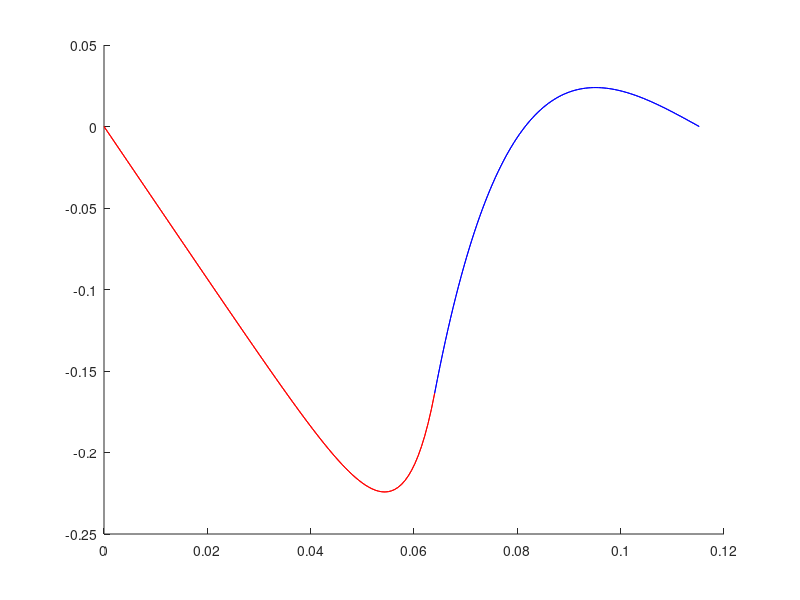
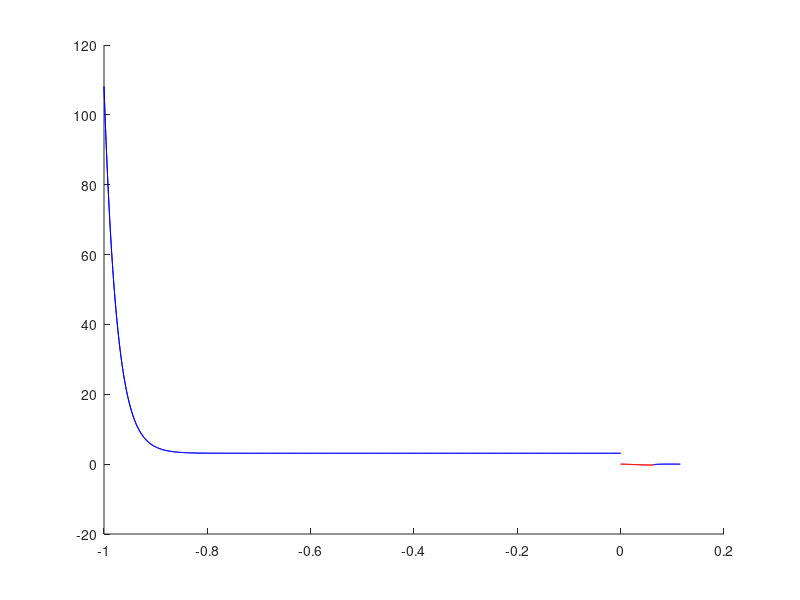
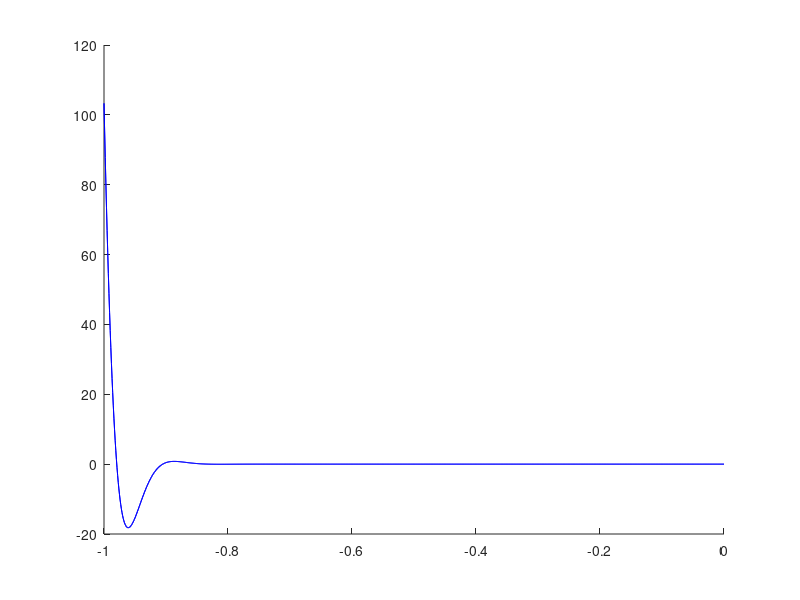

These charts were generated, in order, by the following MATLAB code:
clear all; close all; clc

%% Input

% Load
S_max = 500e6; % [N/m^2]
R_load = 0.05; % [-]

% Total number of cycles
N = 10; % [-]

% Adherent
E   = 70e9; % [Pa]
t   = 0.0016; % [m]
v   = 0.34; % [-]

L_1 = 32*1.6*1e-3*(1+1.25);         % [m]
L_2 = 32*1.6*1e-3;          % [m]

% Adhesive
t_a = 0.078*0.0016; % [m]
E_a = 0.04*70e9; % [Pa]
G_a = 1.1e9; % [Pa]
v_a = 0.4; % [-]

% Initial crack length
b = 0; % [m]

plots = 1;

%% Calculations

% Applied force
P_max   = S_max*t;          % [N/m]
P_min   = P_max*R_load;     % [N/m]
P       = [P_min ; P_max];  % [N/m]

% Applied stress
S_min   = S_max*R_load;     % [N/m^2]
S       = [S_min ; S_max];  % [N/m^2]

% Adherent stiffnesses
% Free adherent
D_11 = E*t^3/12;
A_11 = E*t;
% Overlap region (lumped together)
D_00 = 2*E*(t^3/12+t*(t/2+t_a/2)^2) + E_a*t_a^3/12;
A_00 = E*t*2 + E_a*t_a;

P = (8/L_2)^2*D_11;

% Initital geometry
l_A = L_1-(L_2+b);
l_B = L_2-b;

% Initial angle neutral axis w.r.t. adherent neutral axis
alpha = (t + t_a)/(2*(l_A+l_B));

% x-vector spanning the free adherent length
x1 = (0:l_A/100:l_A).*ones(2,1);
% x-vector spanning the overlap length
x0 = (0:l_B/100:l_B).*ones(2,1);
% x-vector spanning the entire length
x = [x1 x0+l_A].*ones(2,1);

% >> Roller-Roller Boundary Conditions

% Solution eigenvalues
lambda_1 = sqrt(P/D_11);
lambda_0 = sqrt(P/D_00);

% Integration contants
A_1 = 0;
B_1 = -(sqrt(D_11)*(cosh(lambda_0*l_B)*t+cosh(lambda_0*l_B)*t_a+2*alpha*(l_A+l_B)-t-t_a))...
    ./(2*(sqrt(D_11)*cosh(lambda_0*l_B).*sinh(lambda_1*l_A)+sqrt(D_00).*cosh(lambda_1*l_A).*sinh(lambda_0*l_B)));
A_0 = (-2*sqrt(D_00/D_11)*B_1.*cosh(lambda_1*l_A).*sinh(lambda_0*l_B)-2*alpha*(l_A+l_B)+t+t_a)./(2*cosh(lambda_0*l_B));
B_0 = sqrt(D_00/D_11)*B_1.*cosh(lambda_1*l_A);

% Support reaction forces (see FBD)
R_A = 0;
M_A = 0;

% Vertical displacement
w1 = A_1.*cosh(lambda_1.*x1)+B_1.*sinh(lambda_1.*x1)+(alpha+R_A./P).*x1+M_A./P;
w0 = A_0.*cosh(lambda_0.*x0)+B_0.*sinh(lambda_0.*x0)+alpha.*(l_A+x0)-(t+t_a)/2+(l_A + x0).*R_A./P+M_A./P;

% Bending moments
M1 = P.*(-A_1.*cosh(lambda_1.*x1)-B_1.*sinh(lambda_1.*x1));
M0 = P.*(-A_0.*cosh(lambda_0.*x0)-B_0.*sinh(lambda_0.*x0));

% Shear forces
Q1 = P.*(-A_1.*lambda_1.*sinh(lambda_1.*x1)-B_1.*lambda_1.*sinh(lambda_1.*x1));
Q2 = P.*(-A_0.*lambda_0.*sinh(lambda_0.*x0)-B_0.*lambda_0.*sinh(lambda_0.*x0));

if plots == 1
    figure(1)
    hold on
    plot(x1, -w1(1,:)/t, 'r')
    plot(x0+l_A, -w0(1,:)/t, 'b')
    hold off
end

a_mat = [0 0 0.1e1 / P 0 1 0 0 0; -0.1e1 / P 0 0 0 0 D_11 ^ (-0.1e1 / 0.2e1) * sqrt(P) 0 0; 0 0.1e1 / P * (l_B + l_A) 0.1e1 / P 0 0 0 cosh(sqrt(P) * l_B * D_00 ^ (-0.1e1 / 0.2e1)) sinh(sqrt(P) * l_B * D_00 ^ (-0.1e1 / 0.2e1)); 0 0.1e1 / P 0 0 0 0 sqrt(P) * D_00 ^ (-0.1e1 / 0.2e1) * sinh(sqrt(P) * l_B * D_00 ^ (-0.1e1 / 0.2e1)) sqrt(P) * D_00 ^ (-0.1e1 / 0.2e1) * cosh(sqrt(P) * l_B * D_00 ^ (-0.1e1 / 0.2e1)); -0.1e1 / P * l_A -0.1e1 / P * l_A 0 0 cosh(D_11 ^ (-0.1e1 / 0.2e1) * sqrt(P) * l_A) sinh(D_11 ^ (-0.1e1 / 0.2e1) * sqrt(P) * l_A) -1 0; -0.1e1 / P -0.1e1 / P 0 0 D_11 ^ (-0.1e1 / 0.2e1) * sqrt(P) * sinh(D_11 ^ (-0.1e1 / 0.2e1) * sqrt(P) * l_A) D_11 ^ (-0.1e1 / 0.2e1) * sqrt(P) * cosh(D_11 ^ (-0.1e1 / 0.2e1) * sqrt(P) * l_A) 0 -sqrt(P) * D_00 ^ (-0.1e1 / 0.2e1); 1 -1 0 0 0 0 0 0; -l_B - l_A 0 -1 1 0 0 0 0];
d_mat = [0 -alpha -(l_B + l_A) * alpha + t / 0.2e1 + t_a / 0.2e1 -alpha -t / 0.2e1 - t_a / 0.2e1 0 0 0]';

b_mat = a_mat^(-1)*d_mat;

R_A = b_mat(1);
R_B = b_mat(2);
M_A = b_mat(3);
M_B = b_mat(4);
A_1 = b_mat(5);
B_1 = b_mat(6);
A_0 = b_mat(7);
B_0 = b_mat(8);

% Vertical displacement
w11 = A_1.*cosh(lambda_1.*x1)+B_1.*sinh(lambda_1.*x1)+(alpha+R_A./P).*x1+M_A./P;
w00 = A_0.*cosh(lambda_0.*x0)+B_0.*sinh(lambda_0.*x0)+alpha.*(l_A+x0)-(t+t_a)/2+(l_A + x0).*R_A./P+M_A./P;

if plots == 1
    figure(2)
    hold on
    plot(x1, -w11(1,:)/t, 'r')
    plot(x0+l_A, -w00(1,:)/t, 'b')
    hold off
end

% Overlap edge loads
% > From MoABJ, chapter Analysis of Cracked Lap Shear Joints, page 31
M_k = M1(:,end);
Q_k = Q1(:,end);

% Adhesive Stresses
x0 = -l_B:l_B/1000:0;
F = P*cos(alpha);

% > From MoABJ, chapter Analysis of Cracked Lap Shear Joints, page 30
beta_k = sqrt(F/D_11);
beta_0 = sqrt(F/D_00);

% > From MoABJ, chapter Analysis of Cracked Lap Shear Joints, page 33
alpha_k = A_11*t^2/(4*D_11);
alpha_a = (1+alpha_k)/4;

% Bending moment factor
k = M_k./(P.*(t+t_a)/2);
% By GR (note: t_a = 0 in for this expression)
% > From MoABJ, chapter Analysis of Cracked Lap Shear Joints, page 40
k = 1/(1+2*sqrt(2)*tanh(beta_k*l_B/(2*sqrt(2)).*coth(beta_k*l_A)));

% Peel stress integration constants
% > From Luo and Tong 2004
beta_s = sqrt(2)/2*(24*E_a/(E*t^3*t_a))^(1/4);
beta_t = sqrt(8*G_a/(A_11*t_a));
beta_a = sqrt(alpha_a*beta_t^2);

% Peel stress integration constants
% > From Luo and Tong 2004
B_s1 = 6/(beta_s^3*E*t^3)*(M_k*beta_s*(sinh(beta_s*l_B)*cos(beta_s*l_B)+cosh(beta_s*l_B)*sin(beta_s*l_B))+Q_k*sinh(beta_s*l_B)*sin(beta_s*l_B))...
    /(sinh(2*beta_s*l_B)+sin(2*beta_s*l_B));
B_s4 = 6/(beta_s^3*E*t^3)*(M_k*beta_s*(sinh(beta_s*l_B)*cos(beta_s*l_B)-cosh(beta_s*l_B)*sin(beta_s*l_B))+Q_k*cosh(beta_s*l_B)*cos(beta_s*l_B))...
    /(sinh(2*beta_s*l_B)+sin(2*beta_s*l_B));

% Adhesive shear stress (Luo and Tong 2007)
Shear_a = beta_t*(F*t+6*M_k)*cosh(beta_t*x0)/(8*t*sinh(beta_t*l_B)) + 3*(F*t-2*M_k)/(8*t*l_B);
% Adheisve peel stress (Luo and Tong 2004)
Peel_a = 2*E_a/t_a*(B_s1*sinh(beta_s*x0).*sin(beta_s*x0)+B_s4*cosh(beta_s*x0).*cos(beta_s*x0));

% SERR
G_I = t_a/(2*E_a)*Peel_a(:,1).^2;
G_II = t_a/(2*G_a)*Shear_a(:,1).^2;
G_T = G_I+G_II;

% Mode ratio
MR = G_II./G_T;

% Disbond growth rate based an D. Burger (2005)
% Equivalent mode I
G1_eq = sqrt(G_I)/2+sqrt(G_I/2+G_II);
dG1_eq = (G1_eq(2)-G1_eq(1)).^2;

% Paris Law fit coefficients (D. Burger data on FM94)
c0 = 5.27*10^(-17);
m0 = 3.78;
c100 = 10^(-17.6);

% Note: MR different at P_min and _P_max due to geometric non linearity
dbdN = c100^MR(2)*c0^(1-MR(2))*dG1_eq.^m0;

if plots == 1
    figure(2)
    hold on
    plot(x0/l_B,Shear_a/10^6,'b')
    hold off
end

if plots == 1
    figure(3)
    hold on
    plot(x0/l_B,Peel_a/10^6,'b')
    hold off
end

% k1 = (1+t_a/t)*k;
% Shear_a_max = 1/8*((3*k1+1)*beta_t*coth(beta_t*l_B)+3*(1-k1))*F;
% Peel_a_max = (1+(beta_k/beta_s)*coth(beta_k*l_A))*beta_s^2*M_k;

% >> Clamped-Clamped Boundary Conditions